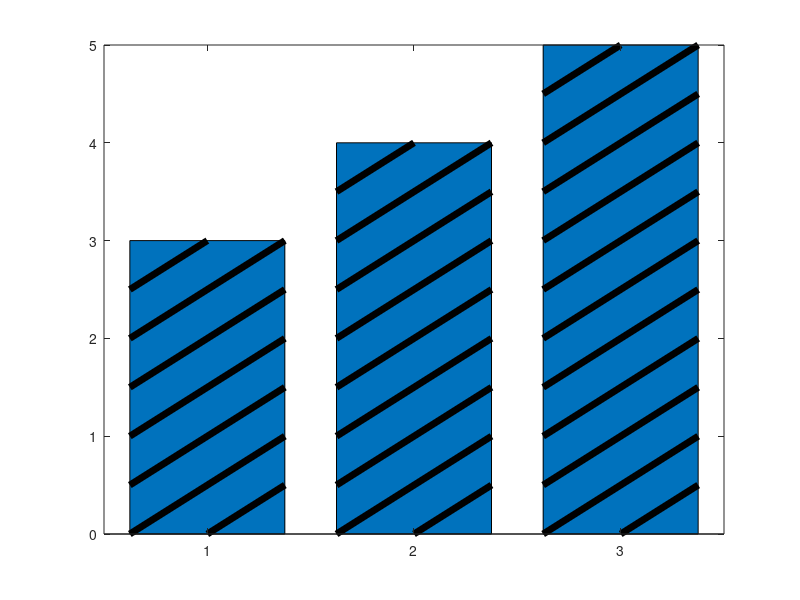

Here is the MATLAB script that generated this plot:
% figure
barHeights = [3 4 5]
firstBarLHSX = 0.75
B = bar(barHeights,firstBarLHSX)

xd = get(B,'xdata')
yd = get(B,'ydata')
bw = get(B,'barwidth')

% % Bar 1
% % draw the slanted lines that go all the way across
% for ii = 1:yd(1)*2-1
%     line(xd(1)+[-bw bw]/2,[0 1]+(ii-1)/2,'linewidth',5,'color','k')
% end
% % draw the partial slanted line at the top
% line(xd(1)+[-bw/2 0],[yd(1)-0.5 yd(1)],'linewidth',5,'color','k')
% % draw the partial slanted line at the bottom
% line(xd(1)+[0 bw/2],[0 .5],'linewidth',5,'color','k')
% 
% % Bar 2
% % draw the slanted lines that go all the way across
% for ii = 1:yd(2)*2-1
%     line(xd(2)+[-bw bw]/2,[0 1]+(ii-1)/2,'linewidth',5,'color','k')
% end
% % draw the partial slanted line at the top
% line(xd(2)+[-bw/2 0],[yd(2)-0.5 yd(2)],'linewidth',5,'color','k')
% % draw the partial slanted line at the bottom
% line(xd(2)+[0 bw/2],[0 .5],'linewidth',5,'color','k')
% 
% % Bar 3
% % draw the slanted lines that go all the way across
% for ii = 1:yd(3)*2-1
%     line(xd(3)+[-bw bw]/2,[0 1]+(ii-1)/2,'linewidth',5,'color','k')
% end
% % draw the partial slanted line at the top
% line(xd(3)+[-bw/2 0],[yd(3)-0.5 yd(3)],'linewidth',5,'color','k')
% % draw the partial slanted line at the bottom
% line(xd(3)+[0 bw/2],[0 .5],'linewidth',5,'color','k')

for i = 1:3
    % Bar i
    % draw the slanted lines that go all the way across
    for ii = 1:yd(i)*2-1
        line(xd(i)+[-bw bw]/2,[0 1]+(ii-1)/2,'linewidth',5,'color','k')
    end
    % draw the partial slanted line at the top
    line(xd(i)+[-bw/2 0],[yd(i)-0.5 yd(i)],'linewidth',5,'color','k')
    % draw the partial slanted line at the bottom
    line(xd(i)+[0 bw/2],[0 .5],'linewidth',5,'color','k')
end